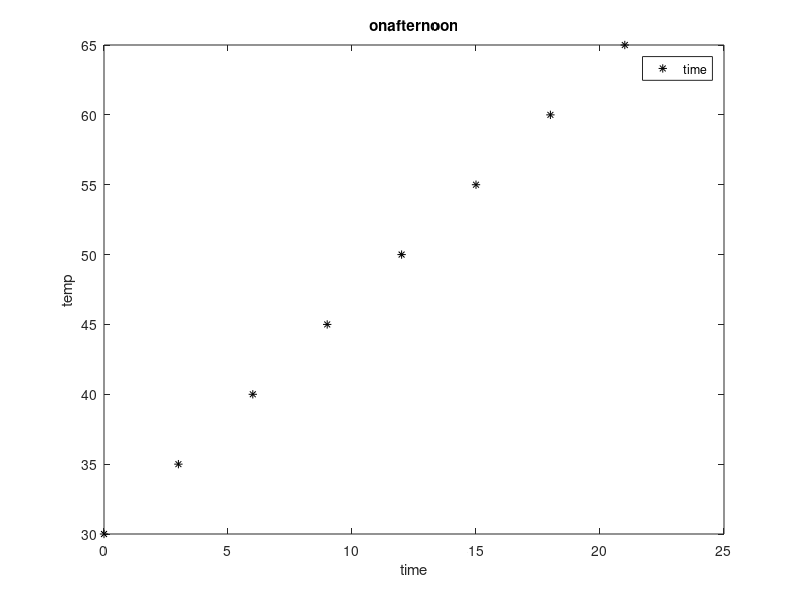

MATLAB code for this plot:

load timetemp.dat
time=timetemp(1,:)
temp=timetemp(2,:)
plot(time,temp,"k*")
xlabel("time")
ylabel("temp")
legend("time")
title("onafternoon")